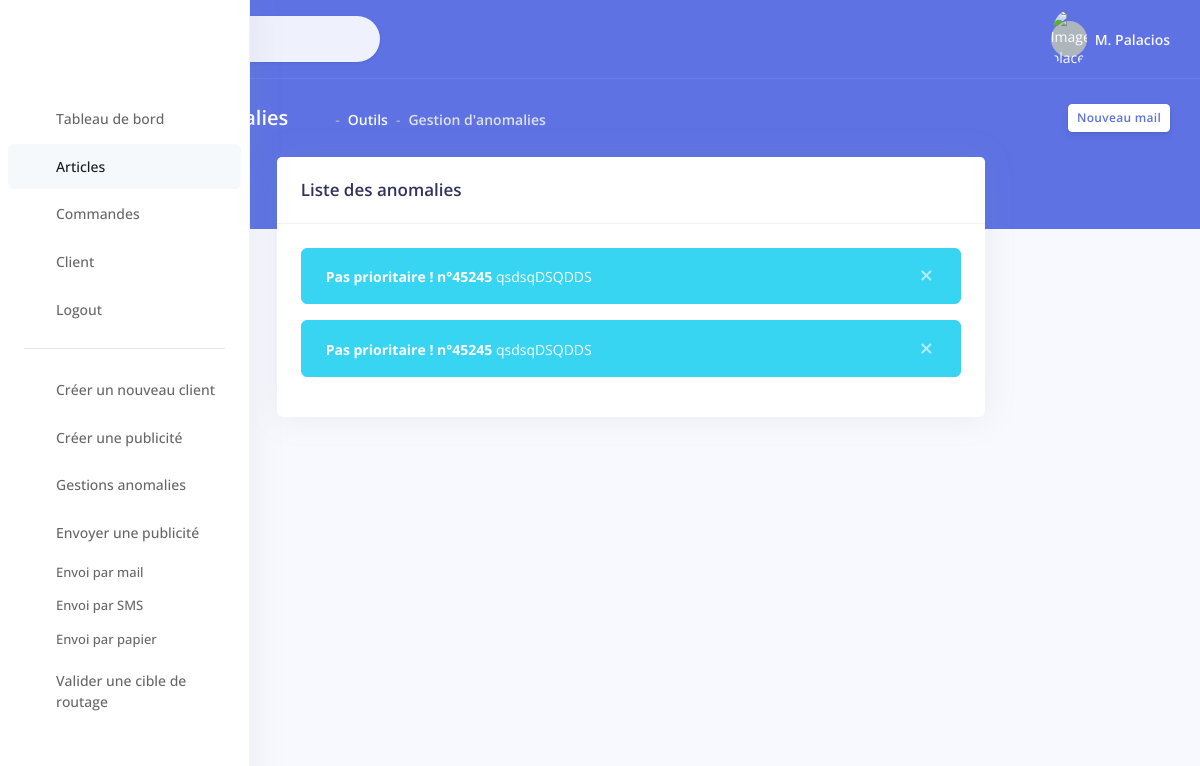
The app's page /liste_anomalies/ (signed in), older data.
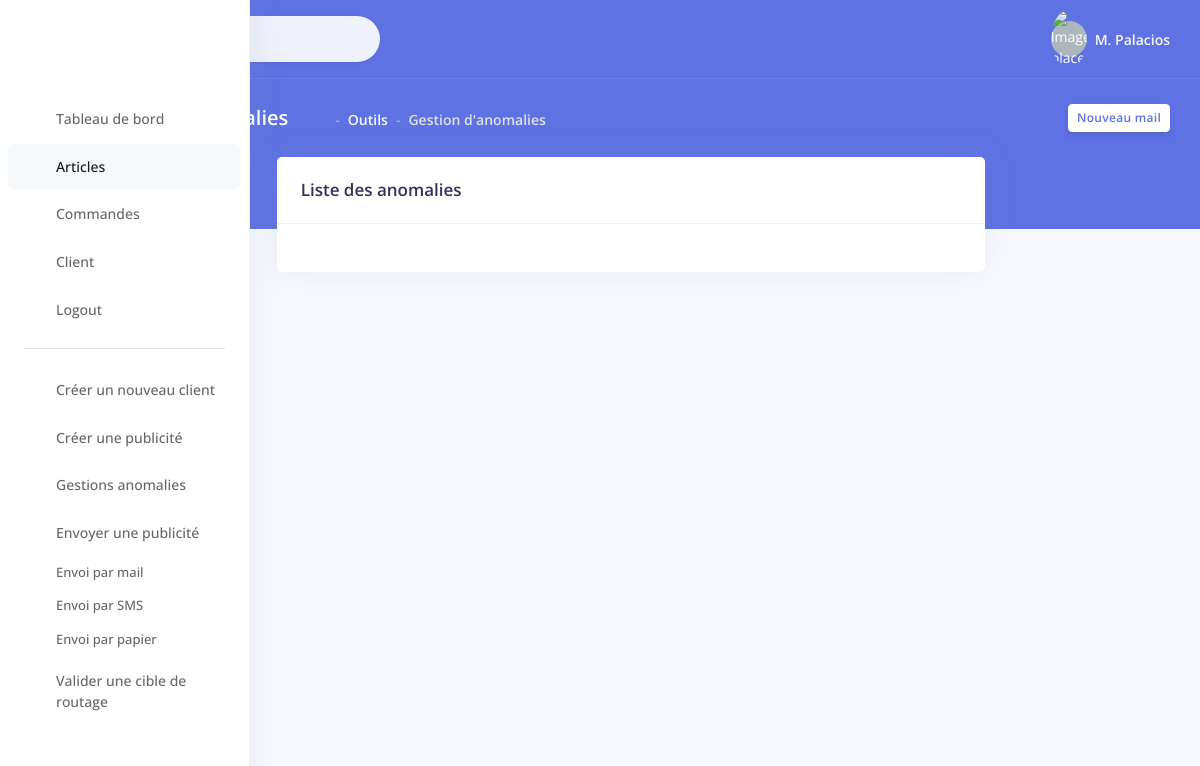
The same page, newer data.
### fenouil/models.py (models this page shows)
class Anomalie(models.Model):
    num_commande = models.CharField(max_length=50)
    statut = models.CharField(max_length=50)
    description = models.CharField(max_length=200)
    pub_date = models.DateTimeField('Date de publication', default=None)

### fenouil/views.py (the view)
# urls.py: path('liste_anomalies/', views.liste_anomalies, name='liste_anomalies'),
def liste_anomalies(request):
    if not request.user.is_authenticated:
        return render(request, 'fenouil/accueil.html')
    else:
        return render(request, 'fenouil/liste_anomalies.html', {'anomalies': anomalies})

### templates/fenouil/liste_anomalies.html (shortened to what the changed rows need)
 {% load static %}
<!DOCTYPE html>
<html>
<head>
  <link rel="stylesheet" href="{% static 'assets/vendor/nucleo/css/nucleo.css'%}" type="text/css">
  <link rel="stylesheet" href="{% static 'assets/vendor/@fortawesome/fontawesome-free/css/all.min.css'%}" type="text/css">
  <link rel="stylesheet" href="{% static 'assets/vendor/animate.css/animate.min.css'%}">
  <link rel="stylesheet" href="{% static 'assets/vendor/sweetalert2/dist/sweetalert2.min.css'%}">
  <link rel="stylesheet" href="{% static 'assets/css/argon.css'%}" type="text/css">
</head>
<body>
  <div class="main-content" id="panel">
  <div class="main-content" id="panel">
    <div class="container-fluid mt--6">
      <div class="row justify-content-center">
        <div class="col-lg-8 card-wrapper">
          <div class="card">
            <div class="card-body">
              {% for anomalie in anomalies %}
                {% if anomalie.statut == 'Urgent' %}
                  <div class="alert alert-danger alert-dismissible fade show" role="alert">
                    <span class="alert-text"><strong>{{ anomalie.statut }} !</strong> <strong> n°{{ anomalie.num_commande }}</strong> {{ anomalie.description }}</span>
                    <button type="button" class="close" data-dismiss="alert" aria-label="Close">
                      <span aria-hidden="true">&times;</span>
                    </button>
                  </div>
                {% else %}
                  <div class="alert alert-info alert-dismissible fade show" role="alert">
                    <span class="alert-text"><strong>{{ anomalie.statut }} !</strong> <strong> n°{{ anomalie.num_commande }}</strong> {{ anomalie.description }}</span>
                    <button type="button" class="close" data-dismiss="alert" aria-label="Close">
                      <span aria-hidden="true">&times;</span>
                    </button>
                  </div>
                {% endif %}
              {% endfor %}
            </div>
          </div>
        </div>
      </div>
    </div>
  </div>
</body>
</html>

Row changes from the older to the newer data that the page shows:
removed Anomalie: statut "Pas prioritaire", num_commande "45245", description "qsdsqDSQDDS"
removed Anomalie: statut "Pas prioritaire", num_commande "45245", description "qsdsqDSQDDS"
